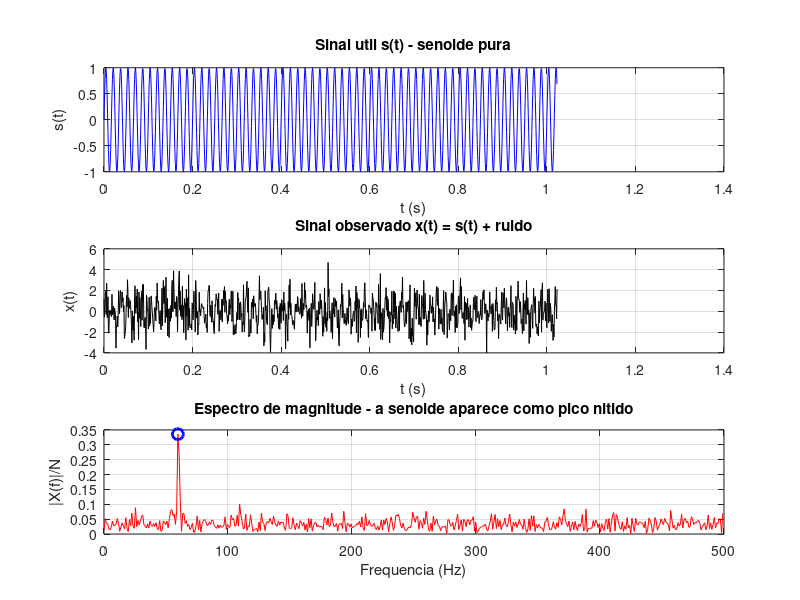

Write the MATLAB code that produced this figure.
% =========================================================================
% ATIVIDADE 05 - Senoide com ruido aditivo
% -------------------------------------------------------------------------
% Gera uma senoide somada a ruido branco gaussiano e demonstra como a
% analise espectral permite identificar a componente util em meio ao ruido.
% =========================================================================

clear; clc; close all;

% --- Parametros ---
N      = 1024;
fs     = 1000;
t      = (0:N-1)/fs;
f0     = 60;          % Hz - frequencia "util"
A      = 1.0;
sigma  = 1.2;         % desvio padrao do ruido (SNR ~ -3 dB)

% --- Sinal + ruido ---
s = A*sin(2*pi*f0*t);
r = sigma * randn(1, N);
x = s + r;

snr_db = 10*log10( (A^2/2) / sigma^2 );
fprintf('SNR aproximado do sinal: %.2f dB\n', snr_db);

% --- FFT ---
metade = 1:floor(N/2);
f      = (0:N-1)*(fs/N);
mag    = abs(fft(x))/N;

% --- Identificacao da frequencia dominante ---
[~, idx] = max(mag(metade));
fprintf('Frequencia dominante detectada na FFT: %.2f Hz (esperado %.1f)\n', ...
        f(idx), f0);

% --- Graficos ---
fig = figure('Name','Atividade 05 - Sinal com ruido','Position',[100 100 900 700]);

subplot(3,1,1);
plot(t, s, 'b');
title('Sinal util s(t) - senoide pura');
xlabel('t (s)'); ylabel('s(t)'); grid on;

subplot(3,1,2);
plot(t, x, 'k');
title('Sinal observado x(t) = s(t) + ruido');
xlabel('t (s)'); ylabel('x(t)'); grid on;

subplot(3,1,3);
plot(f(metade), mag(metade), 'r');
hold on;
plot(f(idx), mag(idx), 'bo', 'MarkerSize', 8, 'LineWidth', 2);
title('Espectro de magnitude - a senoide aparece como pico nitido');
xlabel('Frequencia (Hz)'); ylabel('|X(f)|/N'); grid on;
xlim([0 fs/2]);

fprintf('\nNo dominio do tempo, o sinal parece dominado por ruido.\n');
fprintf('No dominio da frequencia, a componente em %.0f Hz se destaca\n', f0);
fprintf('claramente, pois sua energia esta CONCENTRADA em uma frequencia,\n');
fprintf('enquanto o ruido branco espalha sua energia por toda a banda.\n');

% --- Salvar PNG em Resultados/ ---
script_dir = fileparts(mfilename('fullpath'));
out_dir    = fullfile(script_dir, '..', '..', 'Resultados');
if ~exist(out_dir, 'dir'); mkdir(out_dir); end
print(fig, fullfile(out_dir, 'sim5_atividade5_senoide_ruido.png'), '-dpng', '-r120');
fprintf('Figura salva em: %s\n', fullfile(out_dir, 'sim5_atividade5_senoide_ruido.png'));
